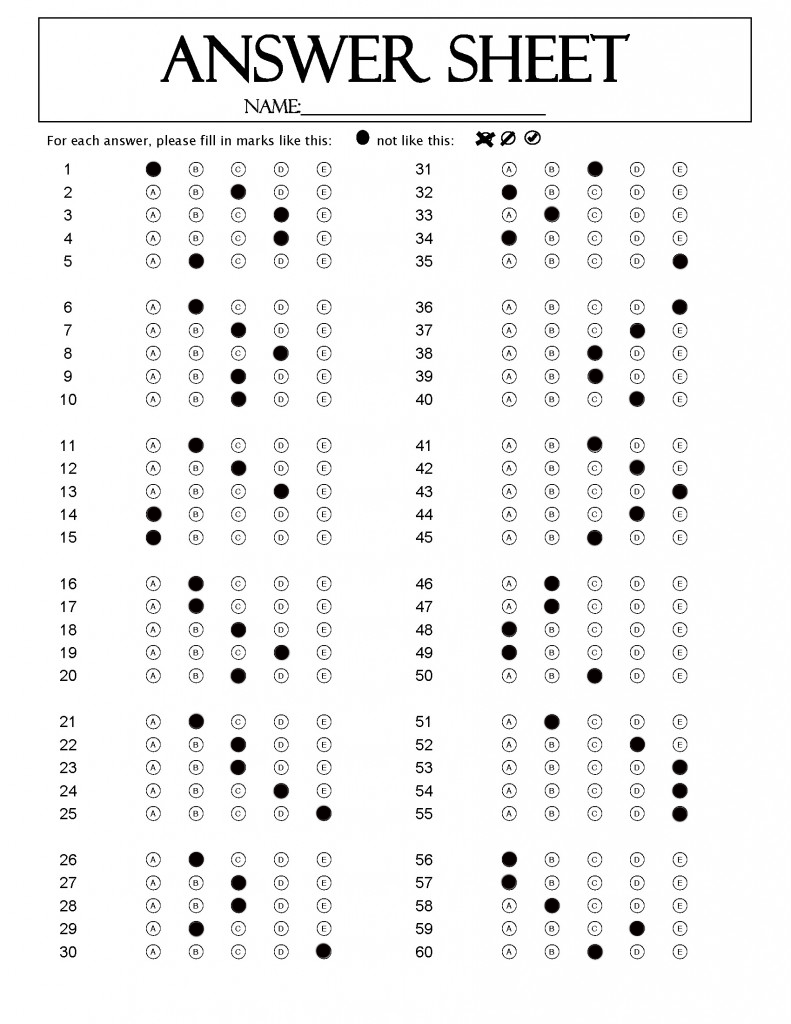
#> input picture answer/3A.png, 791 x 1024 px
$ python student.py
#> lines starting #> are read from the running program, lines starting #| are printed output that depends on the picture; after the words box and inside, x2 and y2 are one past the last pixel; in counts of white or black regions, pixels touching at a corner belong together
### answer.py
import cv2
import numpy as np
import my_function

# read answer
path = 'answer/3A.png'
img = cv2.imread(path)
#> img is the input picture: shape (1024, 791, 3); mean B, G, R 242.8, 242.8, 242.9

###############
# ANSWER LIST #
###############

my_answer_list = []
pixel_array1 = my_function.handle_image(img)
my_function.find_correct_choices(pixel_array1, my_answer_list)

##

### my_function.py
import cv2
import numpy as np


############
# FUNCTION #
############

def cells(img):
    rows = np.vsplit(img, 36)
    cells = []
    for c in rows:
        cols = np.hsplit(c, 5)
        for cell in cols:
            cells.append(cell)
    return cells


def boxes(cells, count_col, count_row, pixel_array):
    for box in cells:
        pixels = cv2.countNonZero(box)
        pixel_array[count_row][count_col] = pixels
        count_col += 1
        if count_col == 5:
            count_row += 1
            count_col = 0


def handle_image(img):
    # resize answer image
    img_width = 850
    img_height = 850
    img = cv2.resize(img, (img_width, img_height))
#> img: shape (850, 850, 3)

    # region of interest
    roi1 = img[132:816, 150:365]
    roi2 = img[132:816, 532:747]


    ##############
    # ROI HANDLE #
    ##############

    roi1 = cv2.cvtColor(roi1, cv2.COLOR_BGR2GRAY)
#> roi1: shape (684, 215)
    roi2 = cv2.cvtColor(roi2, cv2.COLOR_BGR2GRAY)
#> roi2: shape (684, 215)
    roi1_thresh = cv2.threshold(roi1, 150, 255, cv2.THRESH_BINARY_INV)[1]
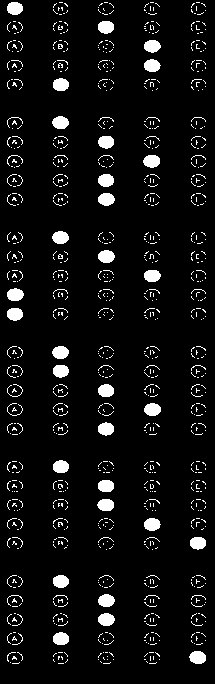
#> roi1_thresh: shape (684, 215); 6.5% white; 881 white regions (843 under 20 px), largest, box (x1, y1, x2, y2) and area: (189, 651, 206, 664) 176, (143, 155, 160, 168) 175, (144, 403, 161, 416) 174
    roi2_thresh = cv2.threshold(roi2, 150, 255, cv2.THRESH_BINARY_INV)[1]
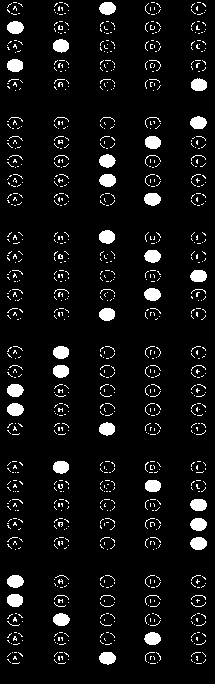
#> roi2_thresh: shape (684, 215); 6.6% white; 891 white regions (857 under 20 px), largest, box (x1, y1, x2, y2) and area: (99, 230, 115, 244) 177, (99, 174, 116, 187) 175, (144, 193, 161, 206) 174

    # split image into cells
    cells1 = cells(roi1_thresh)
#> in cells, `rows = np.vsplit(img, 36)`: rows = 36 items
#> the loop in cells, `for c in rows:` made 36 passes
#> after the loop in cells, `for c in rows:`: cells = 180 items
#> cells1 = 180 items
    cells2 = cells(roi2_thresh)
#> the loop in cells (call 2), `for c in rows:` made 36 passes
#> cells2 = 180 items

    # handle cells
    pixel_array1 = np.zeros((72,5))
    boxes(cells1, 0, 0, pixel_array1)
#> the loop in boxes, `for box in cells:` made 180 passes
#> pixels on passes 1 to 12: 169, 42, 34, 37, 37, 41, 39, 170, 36, 33, 41, 39
#> after the loop in boxes, `for box in cells:`: count_col = 0; count_row = 36; pixel_array = 72 rows, first 6: [169, 42, 34, 37, 37], [41, 39, 170, 36, 33], [41, 39, 30, 168, 34], [43, 43, 31, 168, 33], [40, 169, 29, 33, 34], [0, 0, 0, 0, 0]
    boxes(cells2, 0, 36, pixel_array1)
#> the loop in boxes (call 2), `for box in cells:` made 180 passes
#> pixels on passes 1 to 12: 40, 42, 172, 39, 39, 173, 41, 35, 41, 36, 36, 172
#> `pixel_array1 = my_function.handle_image(img)`: pixel_array1 has the same summary as pixel_array in boxes

    return pixel_array1
    ##


def find_correct_choices(pixel_array, lst):

    for x in range(0, 72):
        array = pixel_array[x]
        list_value = np.where(array == np.amax(array)) # finding the correct choices
        lst.append(list_value[0][0]) # adding the choices' position into answer list
#> this loop made 72 passes
#> (array, list_value) on passes 1 to 12: ([169, 42, 34, 37, 37], ([0],)), ([41, 39, 170, 36, 33], ([2],)), ([41, 39, 30, 168, 34], ([3],)), ([43, 43, 31, 168, 33], ([3],)), ([40, 169, 29, 33, 34], ([1],)), ([0, 0, 0, 0, 0], ([0, 1, 2, 3, 4],)), ([46, 171, 34, 38, 30], ([1],)), ([46, 40, 167, 36, 36], ([2],)), ([49, 40, 34, 175, 36], ([3],)), ([46, 43, 168, 37, 39], ([2],)), ([47, 42, 171, 37, 36], ([2],)), ([0, 0, 0, 0, 0], ([0, 1, 2, 3, 4],))
#> after the loop, lst = 72 values, max 4 at index 28, min 0 at index 0, mean 1.62

    return lst


##

### student_info.py
import pandas as pd
import os
import re

path = 'student/'
data = os.listdir(path)

##### ADD DATA INTO DF #####
sheet_list = []
sheet_data = {'Student_ID': [], 'Surname': [], 'Firstname': [], 'Code': []}

for file in data:
    data_name = os.path.splitext(file) # split extension

    sheet_list.append(data_name[0]) # add id_name_code into a list

    filename_parts = data_name[0].split('_') # split id, name, and code


    # split surname and firstname
    filename_parts[1] = re.sub(r"(\w)([A-Z])", r"\1 \2", filename_parts[1])
    *sur, first = filename_parts[1].split()
    #

    sheet_data['Student_ID'].append(filename_parts[0])
    sheet_data['Surname'].append(' '.join(sur))
    sheet_data['Firstname'].append(first)
    sheet_data['Code'].append(filename_parts[2])


df = pd.DataFrame(sheet_data, columns= ['Student_ID', 'Surname', 'Firstname', 'Code'])
df = df.sort_values(by=['Student_ID'])
df = df.reset_index(drop=True)

# Generate student.csv
df.to_csv('csv_files/student.csv')

### student.py
import cv2
import numpy as np
from answer import my_answer_list
import my_function
import pandas as pd
import student_info


path_array = []
for sheet in range(len(student_info.sheet_list)):
    path_array.append(f'student/{student_info.sheet_list[sheet]}.png') # adding paths into an array


# lists and dicts
student_id = []
grading = []
status = []
ans_dict = {}
answer_array = my_answer_list
new_ans_dict = {}
for ques in range(0,72):
    ans_dict[f'{ques}'] = 0
for ques in range(60):
    new_ans_dict[f'{ques}'] = 0

# input 1 student id to get his/her answer
input_id = int(input("Input student ID: "))
#> the answer given: 3

for sheet in range(len(path_array)):
    img = cv2.imread(path_array[sheet]) # read image
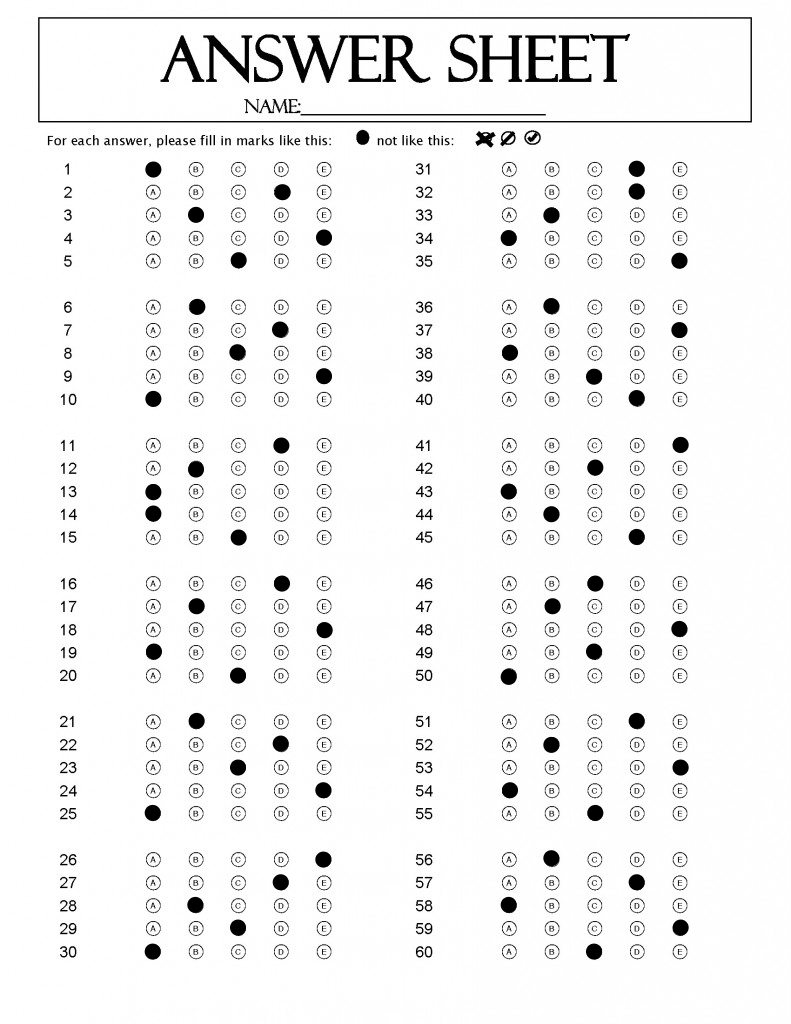
#> input picture student/2000101_NguyenVanAn_3A.png, 791 x 1024 px
#> img is the input picture: shape (1024, 791, 3); min 0, max 255, mean 242.4
    pixel_array2 = my_function.handle_image(img) # handle image
#> in handle_image (call 2), `img = cv2.resize(img, (img_width, img_height))`:
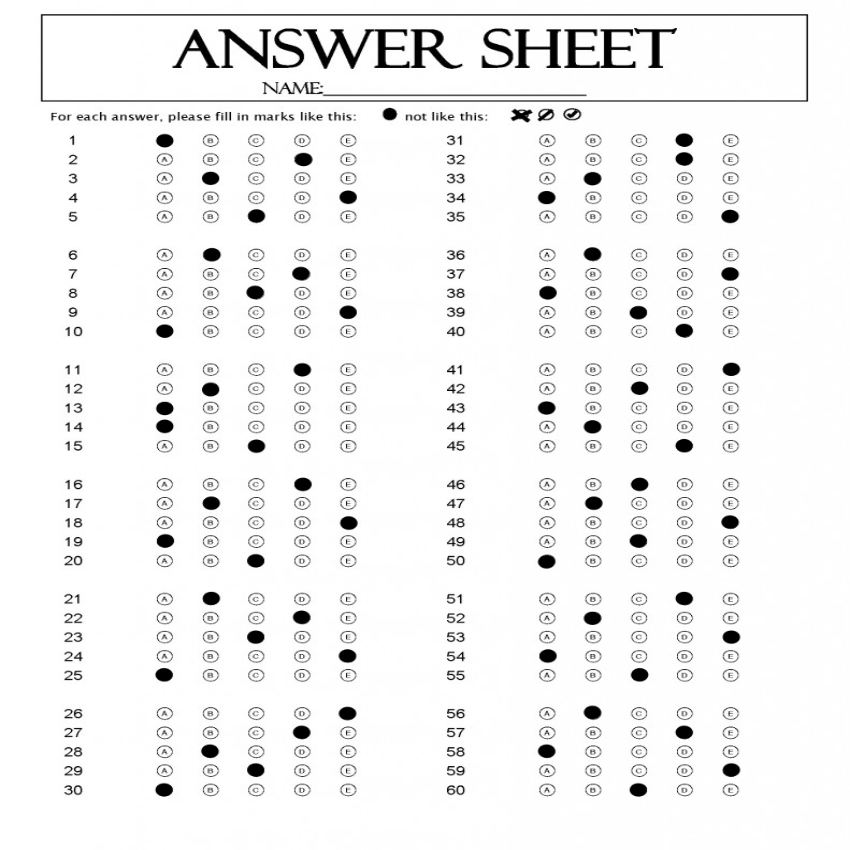
#> img: shape (850, 850, 3); min 0, max 255, mean 242.3
#> in handle_image (call 2), `roi1 = img[132:816, 150:365]`:
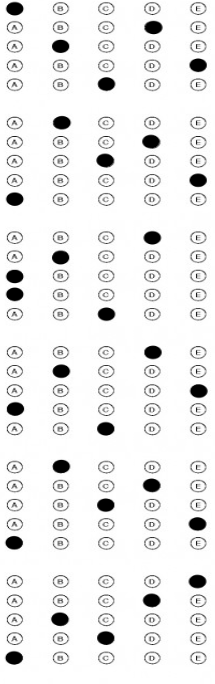
#> roi1: shape (684, 215, 3); min 0, max 255, mean 236.5
#> in handle_image (call 2), `roi2 = img[132:816, 532:747]`:
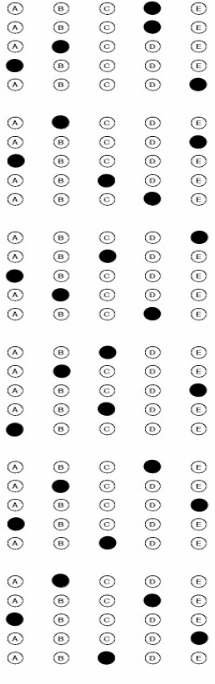
#> roi2: shape (684, 215, 3); min 0, max 255, mean 236.1
#> in handle_image (call 2), `roi1_thresh = cv2.threshold(roi1, 150, 255, cv2.THRESH_BINARY_INV)[1]`: roi1_thresh: shape (684, 215); 6.9% white; 890 white regions (853 under 20 px), largest, box (x1, y1, x2, y2) and area: (142, 135, 160, 149) 198, (144, 21, 163, 34) 196, (96, 154, 114, 168) 194
#> in handle_image (call 2), `roi2_thresh = cv2.threshold(roi2, 150, 255, cv2.THRESH_BINARY_INV)[1]`:
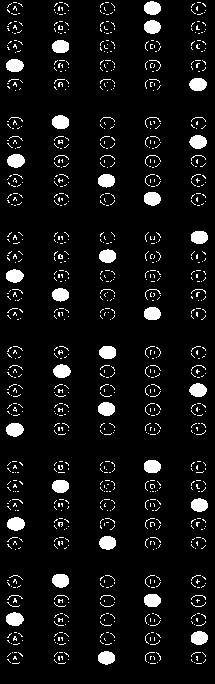
#> roi2_thresh: shape (684, 215); 6.9% white; 890 white regions (856 under 20 px), largest, box (x1, y1, x2, y2) and area: (52, 115, 69, 129) 195, (6, 423, 24, 437) 195, (7, 154, 25, 168) 194


    # getting student id
    id = student_info.df.loc[sheet, ['Student_ID']].tolist()
    id = ' '.join(id)
    student_id.append(id) # adding IDs into a list


    # handle students' answer
    answer_dict = {'0': 'A', '1': 'B', '2':'C', '3':'D', '4':'E'}
    student_answer = []
    answer_letter = []
    my_function.find_correct_choices(pixel_array2, student_answer)

    for x in student_answer:
        answer_letter.append(answer_dict[f'{x}']) # convert number to letter


    # grading
    count = 0
    check = []
    for x in range(0, 72):
        if answer_array[x] == student_answer[x]:
            check.append(1)
            count += 1
        else:
            check.append(0)
            ans_dict[f'{x}'] += 1 # the number of students choosing the wrong answer
    count -= 12
    grading.append(count)


    # pass/fail
    if count >= 30:
        status.append('Pass')
    else:
        status.append('Fail')


    # print first 5 and all answers of students
    surname = ' '.join(student_info.df.loc[sheet, ['Surname']].values)
    firstname = ' '.join(student_info.df.loc[sheet, ['Firstname']].values)

    if id == f'{input_id}':
        print(f'So diem cua {surname} {firstname} la {count}/60')
        print(f'Nam cau dau tien la {answer_letter[0:5]}')
        print(f'Toan bo dap an la {answer_letter}')
#> pass 2 of the loop `for sheet in range(len(path_array)):`:
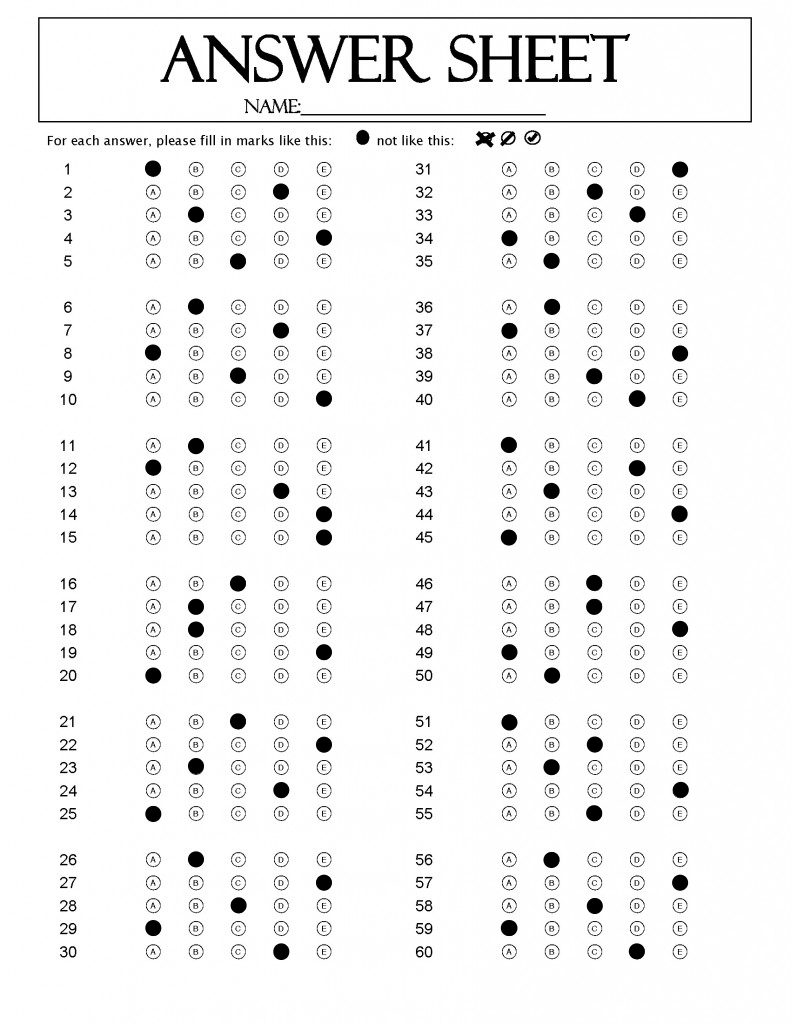
#> input picture student/2000102_NguyenTruongBao_3A.png, 791 x 1024 px
#> img is the input picture: shape (1024, 791, 3); min 0, max 255, mean 242.4
#> img: shape (850, 850, 3)
#> in handle_image (call 3), `roi1_thresh = cv2.threshold(roi1, 150, 255, cv2.THRESH_BINARY_INV)[1]`:
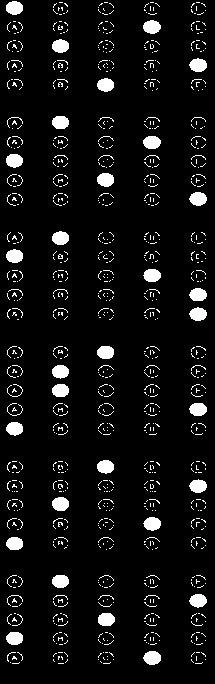
#> roi1_thresh: shape (684, 215); 6.9% white; 889 white regions (853 under 20 px), largest, box (x1, y1, x2, y2) and area: (143, 651, 161, 665) 196, (52, 497, 69, 511) 193, (143, 20, 161, 34) 191
#> in handle_image (call 3), `roi2_thresh = cv2.threshold(roi2, 150, 255, cv2.THRESH_BINARY_INV)[1]`:
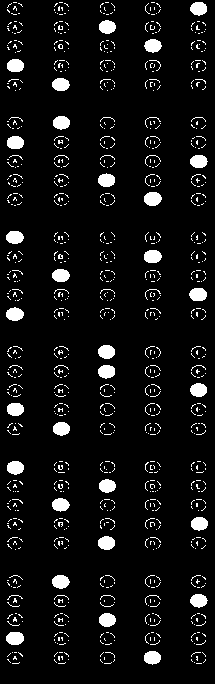
#> roi2_thresh: shape (684, 215); 6.9% white; 889 white regions (854 under 20 px), largest, box (x1, y1, x2, y2) and area: (144, 192, 162, 206) 201, (6, 632, 24, 645) 194, (144, 250, 162, 263) 193
#> pass 3 of the loop `for sheet in range(len(path_array)):`:
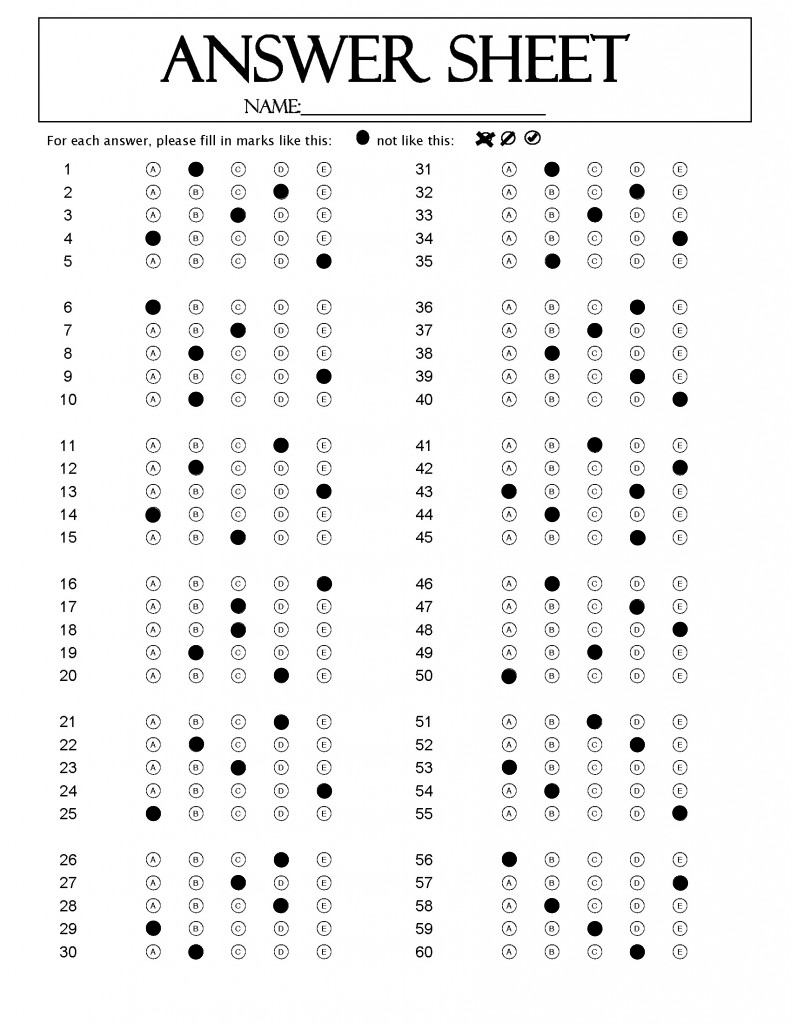
#> input picture student/2000103_TranVanCuong_3A.png, 791 x 1024 px
#> img is the input picture: shape (1024, 791, 3); min 0, max 255, mean 242.7
#> img: shape (850, 850, 3)
#> in handle_image (call 4), `roi1_thresh = cv2.threshold(roi1, 150, 255, cv2.THRESH_BINARY_INV)[1]`:
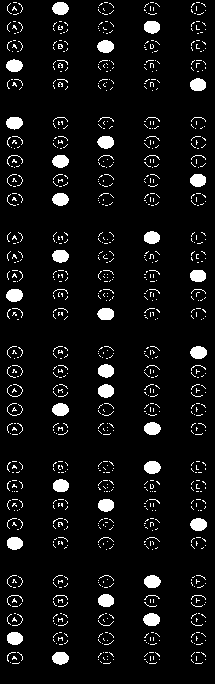
#> roi1_thresh: shape (684, 215); 6.5% white; 885 white regions (849 under 20 px), largest, box (x1, y1, x2, y2) and area: (6, 289, 23, 302) 177, (98, 384, 114, 398) 175, (98, 364, 114, 378) 174
#> in handle_image (call 4), `roi2_thresh = cv2.threshold(roi2, 150, 255, cv2.THRESH_BINARY_INV)[1]`:
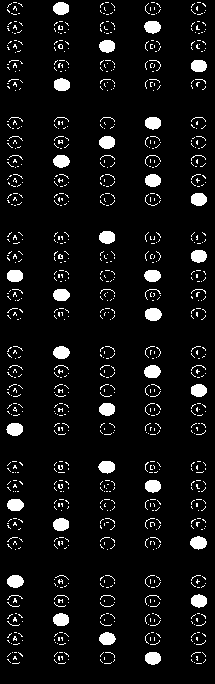
#> roi2_thresh: shape (684, 215); 6.6% white; 875 white regions (839 under 20 px), largest, box (x1, y1, x2, y2) and area: (145, 308, 162, 321) 179, (144, 365, 161, 378) 176, (6, 423, 23, 436) 175


# finding 3 most difficult ques
count_ques = 0
for ques in list(ans_dict):
    count_ques += 1
    if count_ques == 6:
        ans_dict.pop(f'{ques}', None)
        count_ques -= 6

num = 0
for ques in list(ans_dict):
    new_ans_dict[f'{num}'] = ans_dict[f'{ques}']
    num += 1

sort_ans_dict = sorted(new_ans_dict.items(), key=lambda x:x[1], reverse=True)
print(f'3 cau kho nhat la: {int(sort_ans_dict[0][0]) + 1}, {int(sort_ans_dict[1][0]) + 1}, {int(sort_ans_dict[2][0]) + 1}')


#############
# DATAFRAME #
#############
grading_data = {'Student_ID': [], 'Grading': [], 'Result': []}
grading_data['Student_ID'] = student_id
grading_data['Grading'] = grading
grading_data['Result'] = status
grading_df = pd.DataFrame(grading_data, columns=['Student_ID', 'Grading', 'Result'])
grading_df = grading_df.sort_values(by=['Student_ID'])
grading_df = grading_df.reset_index(drop=True)

grading_df.to_csv('csv_files/grading.csv') # generating grading.csv


##
